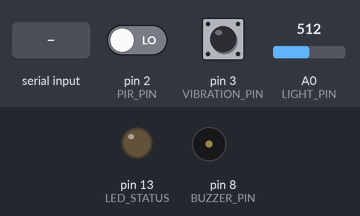
Bench run of a program on a simulated Arduino Uno, built with avr-gcc and run on an emulated ATmega328P. Shown: output pins drawn as LEDs (lit = HIGH), buzzer (waves = sounding, pin HIGH). The test bench sets the inputs (shaded band); at power-on: A0 (LIGHT_PIN) = 512, pin 2 (PIR_PIN) LOW, pin 3 (VIBRATION_PIN) HIGH. The modem accepts every AT command (registered, SIM ready, sends succeed) and sends nothing else; what the program prints to the serial monitor is not drawn.

Above: at 20.7 s.
20.8 s: A0 (LIGHT_PIN) set to 716
At 21.1 s:
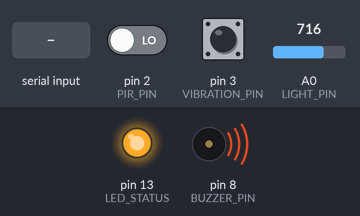
23.8 s: "d" received over Serial
At 25.0 s:
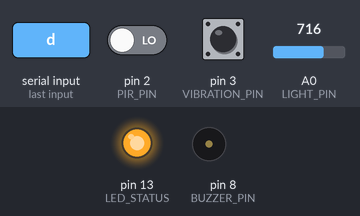
25.3 s: "c" received over the second serial link
27.0 s: "a" received over the second serial link
At 27.4 s:
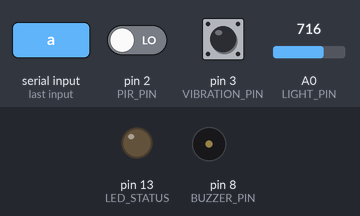
28.5 s: pin 2 (PIR_PIN) driven HIGH
At 29.7 s:
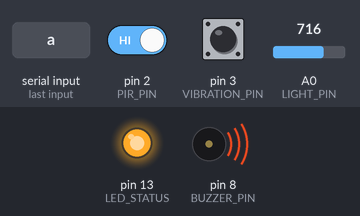
31.5 s: pin 3 (VIBRATION_PIN) pulled LOW for 0.15 s
Timing chart, 0 to 35.6 s (numbered marks = the images above; inputs shaded):
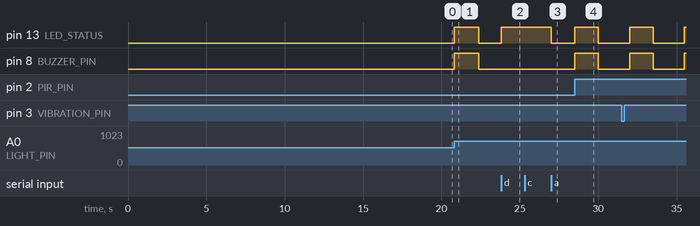

The program:

main.cpp
```cpp
#include <Arduino.h>
#include <SoftwareSerial.h>

//  Arduino UNO Alarm System
//  PIR HC-SR501  → D2 (digital)
//  Iduino SE053  → D3 (digital, LOW = vibration)
//  LDR light     → A0 (analog)
//  HM-10 BLE     → D11   (TX), D10 (RX)

// --- Forward declarations ---
void handleSerialCommand();
void handleBTCommand();
void checkSensors();
void resetAlarm();
void printSensorValues();
void sendBluetoothData();
void triggerAlarm(bool motion, bool vibration, bool light);
void recalibrateLight();
void armSystem();
void disarmSystem();
void initHM10();

// --- Bluetooth (HM-10 BLE module) ---
SoftwareSerial btSerial(10, 11); // RX=D10, TX=D11

// --- Pin definitions ---
const int PIR_PIN       = 2;
const int VIBRATION_PIN = 3;

const int LIGHT_PIN     = A0;
const int BUZZER_PIN    = 8;
const int LED_STATUS    = 13;

// --- Calibration ---
int  lightBaseline  = 0;
int  lightThreshold = 80;
bool pirEnabled     = true;

// --- Alarm state ---
bool          alarmArmed     = false;
bool          alarmTriggered = false;
unsigned long triggerTime    = 0;
unsigned long rearmTime      = 0;
const unsigned long ALARM_DURATION  = 1500;
const unsigned long REARM_DELAY     = 2000;

// --- PIR debounce ---
unsigned long lastPirTime = 0;
const unsigned long PIR_DEBOUNCE = 1000;

// --- Vibration debounce ---
volatile bool vibrationFlag = false;
unsigned long lastVibrationTime = 0;
const unsigned long VIBRATION_DEBOUNCE = 100;

void onVibration() {
  if (millis() - lastVibrationTime > VIBRATION_DEBOUNCE) {
    vibrationFlag = true;
    lastVibrationTime = millis();
  }
}

// --- Buzzer beep pattern (non-blocking) ---
unsigned long lastBeepToggle = 0;
bool          beepState      = false;
const int     BEEP_ON_MS     = 200;
const int     BEEP_OFF_MS    = 100;

// --- Periodic print ---
unsigned long lastPrint  = 0;
const int     PRINT_INTERVAL = 500;


void setup() {
  Serial.begin(9600);
  btSerial.begin(9600);

  pinMode(PIR_PIN,       INPUT);
  pinMode(VIBRATION_PIN, INPUT_PULLUP);
  pinMode(BUZZER_PIN,    OUTPUT);
  pinMode(LED_STATUS,    OUTPUT);

  attachInterrupt(digitalPinToInterrupt(VIBRATION_PIN), onVibration, FALLING);

  Serial.println("=== Alarm System Initializing ===");
  initHM10();

  Serial.println("Calibrating light sensor...");
  long sum = 0;
  for (int i = 0; i < 100; i++) {
    sum += analogRead(LIGHT_PIN);
    delay(20);
  }
  lightBaseline = sum / 100;
  Serial.print("Light baseline: ");
  Serial.println(lightBaseline);

  Serial.println("Waiting for PIR to stabilize (15s)...");
  for (int i = 15; i > 0; i--) {
    Serial.print(i); Serial.print("... ");
    delay(1000);
  }
  Serial.println("\nReady.");

  armSystem();
}


void loop() {
  handleSerialCommand();
  handleBTCommand();

  if (alarmArmed) {
    checkSensors();
  }

  if (alarmTriggered) {
    if (millis() - triggerTime > ALARM_DURATION) {
      Serial.println("[ALARM] Auto-reset.");
      resetAlarm();
    }
  }

  if (millis() - lastPrint > PRINT_INTERVAL) {
    printSensorValues();
    sendBluetoothData();
    lastPrint = millis();
  }
}


//  SENSOR LOGIC

void checkSensors() {
  if (millis() < rearmTime) return;

  bool motionDetected    = false;
  bool vibrationDetected = false;
  bool lightChanged      = false;

  if (pirEnabled && digitalRead(PIR_PIN) == HIGH) {
    if (millis() - lastPirTime > PIR_DEBOUNCE) {
      motionDetected = true;
      lastPirTime = millis();
      Serial.println("[PIR] Motion detected!");
    }
  }

  if (vibrationFlag) {
    vibrationFlag = false;
    vibrationDetected = true;
    Serial.println("[VIBRATION] Vibration detected!");
  }

  int lightNow = analogRead(LIGHT_PIN);
  if (abs(lightNow - lightBaseline) > lightThreshold) {
    lightChanged = true;
    Serial.print("[LIGHT] Change detected. Now: ");
    Serial.print(lightNow);
    Serial.print("  Baseline: ");
    Serial.println(lightBaseline);
  }

  if ((motionDetected || vibrationDetected || lightChanged) && !alarmTriggered) {
    triggerAlarm(motionDetected, vibrationDetected, lightChanged);
  }
}


//  ALARM CONTROL

void armSystem() {
  alarmArmed     = true;
  alarmTriggered = false;
  beepState      = false;
  digitalWrite(BUZZER_PIN, LOW);
  digitalWrite(LED_STATUS, LOW);
  Serial.println("[SYSTEM] Armed. Monitoring...");
}

void disarmSystem() {
  alarmArmed     = false;
  alarmTriggered = false;
  beepState      = false;
  digitalWrite(BUZZER_PIN, LOW);
  digitalWrite(LED_STATUS, HIGH);
  Serial.println("[SYSTEM] Disarmed.");
}

void triggerAlarm(bool motion, bool vibration, bool light) {
  alarmTriggered  = true;
  triggerTime     = millis();
  beepState       = true;
  lastBeepToggle  = millis();
  digitalWrite(BUZZER_PIN, HIGH);
  digitalWrite(LED_STATUS, HIGH);

  Serial.print("[ALARM] TRIGGERED — Causes: ");
  if (motion)    Serial.print("MOTION ");
  if (vibration) Serial.print("VIBRATION ");
  if (light)     Serial.print("LIGHT ");
  Serial.println();
}


void resetAlarm() {
  alarmTriggered = false;
  beepState      = false;
  rearmTime      = millis() + REARM_DELAY;
  digitalWrite(BUZZER_PIN, LOW);
  digitalWrite(LED_STATUS, LOW);
  Serial.println("[ALARM] Reset. Re-armed.");
}


//  RECALIBRATION

void recalibrateLight() {
  Serial.println("[CALIBRATE] Recalibrating light baseline...");
  long sum = 0;
  for (int i = 0; i < 20; i++) {
    sum += analogRead(LIGHT_PIN);
    delay(10);
  }
  lightBaseline = sum / 20;
  Serial.print("[CALIBRATE] New baseline: ");
  Serial.println(lightBaseline);
}


//  SERIAL COMMANDS (9600 baud)
//  a = arm          d = disarm       r = reset alarm
//  c = recalibrate  + = raise light threshold
//  - = lower light threshold         p = toggle PIR

void handleSerialCommand() {
  if (!Serial.available()) return;
  char cmd = Serial.read();

  switch (cmd) {
    case 'a': armSystem();        break;
    case 'd': disarmSystem();     break;
    case 'r': resetAlarm();       break;
    case 'c': recalibrateLight(); break;
    case '+':
      lightThreshold += 10;
      Serial.print("[CONFIG] Light threshold: "); Serial.println(lightThreshold);
      break;
    case '-':
      lightThreshold = max(10, lightThreshold - 10);
      Serial.print("[CONFIG] Light threshold: "); Serial.println(lightThreshold);
      break;
    case 'p':
      pirEnabled = !pirEnabled;
      Serial.print("[CONFIG] PIR "); Serial.println(pirEnabled ? "ENABLED" : "DISABLED");
      break;
  }
}


//  BLUETOOTH (HM-10 BLE)

// Sends AT command, waits, prints response to Serial
static void atCmd(const char* cmd) {
  btSerial.print(cmd);
  delay(200);
  Serial.print(cmd);
  Serial.print(" -> ");
  unsigned long t = millis();
  while (millis() - t < 300) {
    if (btSerial.available()) Serial.write(btSerial.read());
  }
  Serial.println();
}

// Configures HM-10: peripheral mode, immediate start, no UART noise
void initHM10() {
  Serial.println("[HM-10] Configuring...");
  delay(200);
  atCmd("AT");
  atCmd("AT+ROLE0");
  atCmd("AT+IMME0");
  delay(800);
  while (btSerial.available()) btSerial.read();  // flush garbage after reset
  Serial.println("[HM-10] Ready.");
}

// Sends compact CSV line: light,pir,vibration,armed,alarm
void sendBluetoothData() {
  int lightNow = analogRead(LIGHT_PIN);
  int pirState = digitalRead(PIR_PIN);
  int vibState = (millis() - lastVibrationTime < 1000) ? 1 : 0;

  btSerial.print(lightNow);
  btSerial.print(',');
  btSerial.print(pirState);
  btSerial.print(',');
  btSerial.print(vibState);
  btSerial.print(',');
  btSerial.print(alarmArmed     ? 1 : 0);
  btSerial.print(',');
  btSerial.println(alarmTriggered ? 1 : 0);
}

// Accepts the same single-char commands as the USB serial interface
void handleBTCommand() {
  if (!btSerial.available()) return;
  char cmd = btSerial.read();

  switch (cmd) {
    case 'a': armSystem();        break;
    case 'd': disarmSystem();     break;
    case 'r': resetAlarm();       break;
    case 'c': recalibrateLight(); break;
    case '+':
      lightThreshold += 10;
      break;
    case '-':
      lightThreshold = max(10, lightThreshold - 10);
      break;
    case 'p':
      pirEnabled = !pirEnabled;
      break;
  }
}


//  OUTPUT

void printSensorValues() {
  if (!alarmArmed) return;
  Serial.print("PIR:");  Serial.print(digitalRead(PIR_PIN));
  Serial.print("  VIB:"); Serial.print(!digitalRead(VIBRATION_PIN));
  Serial.print("  LIGHT:"); Serial.print(analogRead(LIGHT_PIN));
  Serial.print(" (base:"); Serial.print(lightBaseline);
  Serial.print(" ±");       Serial.print(lightThreshold);
  Serial.println(")");
}
```

Measured:
- after the input at 20.8 s, pin 13 (LED_STATUS), pin 8 (BUZZER_PIN): LOW → HIGH at once, → LOW 1.6 s later
- after the input at 23.8 s, pin 13 (LED_STATUS): LOW → HIGH after 0.00 s instead of 0.59 s; pin 8 (BUZZER_PIN): stays LOW (without the input it goes to HIGH after 0.59 s)
- after the input at 25.3 s, every drawn part: stays the same
- after the input at 27.0 s, pin 13 (LED_STATUS): HIGH → LOW at once
- after the input at 28.5 s, pin 13 (LED_STATUS), pin 8 (BUZZER_PIN): LOW → HIGH at once, → LOW 1.5 s later
